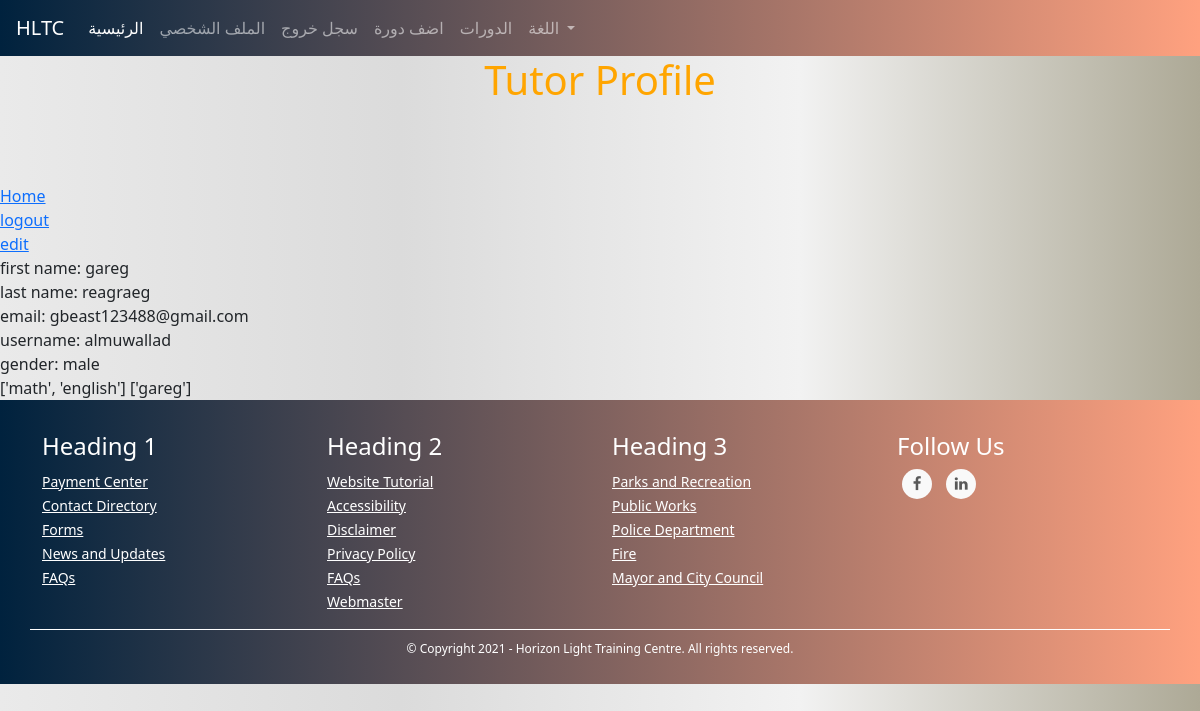
Screenshot of /tutors/profile (signed in) with the database file from the repository.
### TUTOR/models.py (models this page shows, shortened)
class UserModel(db.Model, UserMixin):
    id = db.Column(db.Integer, primary_key=True)
    first_name = db.Column(db.String(128), nullable=False)
    last_name = db.Column(db.String(128), nullable=False)
    username = db.Column(db.String(20), unique=True, nullable=False)
    email = db.Column(db.String(256), unique=True, nullable=False)
    password = db.Column(db.String(255), nullable=False)
    user_type = db.Column(db.String(30), nullable=False)
    _gender = db.Column(db.Boolean, nullable=False, default=True)
    email_confirmation_code = db.Column(db.String(5), nullable=True)
    is_confirmed = db.Column(db.Boolean, nullable=False, default=False)
    creation_date = db.Column(db.DateTime, nullable=False, default=datetime.utcnow)
    admin_data_model = db.relationship('AdminDataModel', backref='user', uselist=False)
    tutor_data_model = db.relationship('TutorDataModel', backref='user', uselist=False)
    student_data_model = db.relationship('StudentDataModel', backref='user', uselist=False)
    @property
    def gender(self):
        return "male" if self._gender else "female"

class TutorDataModel(db.Model):
    id = db.Column(db.Integer, primary_key=True)
    date_of_birth = db.Column(db.DateTime, nullable=False)
    nationality = db.Column(db.String(30), nullable=False)
    qualification = db.Column(db.String(35), nullable=False)
    major = db.Column(db.String(35), nullable=False)
    current_job = db.Column(db.String(50), nullable=False)
    _subjects = db.Column(db.String(), nullable=False) # [subject1, subject2, ...]
    years_of_experience = db.Column(db.Integer, nullable=False)
    _tools_used_for_online_tutoring = db.Column(db.String(), nullable=False) # [tool1, tool2, ...]
    is_accepted = db.Column(db.Boolean, nullable=False, default=False)
    courses = db.relationship('CourseModel', backref='tutor')
    user_id = db.Column(db.Integer, db.ForeignKey('user_model.id'))
    @property
    def subjects(self):
        return json.loads(self._subjects)
    @property
    def tools_used_for_online_tutoring(self):
        return json.loads(self._tools_used_for_online_tutoring)

### TUTOR/TUTORS/routes.py (the view)
@tutors_blueprint.route("/tutors/profile", methods=["GET", "POST"])
@login_required(["tutor"])
def profile():
    return render_template("tutors/tutor_profile.html")

### TUTOR/TUTORS/routes.py (called while the page is built)
@tutors_blueprint.context_processor
def utility_processor():
    return dict(get_language_text=LngObj.get_language_text, get_current_page_language_list=LngObj.get_current_page_language_list, languages=LANGUAGES, admin_types=ADMIN_TYPES, settings=SiteSettingsModel.instance())

### TUTOR/models.py (called while the page is built)
@login_manager.user_loader
def load_user(user_id):
    return UserModel.query.get(int(user_id))

    @property
    def allow_tutors_to_edit_courses(self):
        return self.settings["allow_tutors_to_edit_courses"]

    @property
    def settings(self):
        return json.loads(self._settings)

    @classmethod
    def instance(cls):
        return cls.query.get(1)

### TUTOR/utils/utils.py (called while the page is built)
def login_required(roles=[]):
	def wrapper(fn):
		@wraps(fn)
		def decorated_view(*args, **kwargs):
			if request.method in EXEMPT_METHODS:
				return fn(*args, **kwargs)
			elif current_app.login_manager._login_disabled:
				return fn(*args, **kwargs)
			elif not current_user.is_authenticated:
				return current_app.login_manager.unauthorized()
			role = current_user.user_type
			if ( (role not in roles) and (roles != []) ):
				return current_app.login_manager.unauthorized()
			return fn(*args, **kwargs)
		return decorated_view
	return wrapper

### TUTOR/templates/tutors/tutor_profile.html (shortened to what this page needs)
{% extends "template.html" %}
{% block content %}
    <center>
        <h1 style="color: orange;">Tutor Profile</h1>
    </center>
    <br><br><br>
    <a href="{{ url_for('main_blueprint.home') }}">Home</a>
    <br>
    <a href="{{ url_for('users_blueprint.logout') }}">logout</a>
    <br>
    <a href="{{ url_for('tutors_blueprint.edit_profile') }}">edit</a>
    <br>
    first name: {{ current_user.first_name }}
    <br>
    last name: {{ current_user.last_name }}
    <br>
    email: {{ current_user.email }}
    <br>
    username: {{ current_user.username }}
    <br>
    gender: {{ current_user.gender }}
    <br>
    {{ current_user.tutor_data_model.subjects }}
    {{ current_user.tutor_data_model.tools_used_for_online_tutoring }}
{% endblock %}

### TUTOR/static/css/global.css (style rules this page uses)
body { background: #ADA996; background: -webkit-linear-gradient(to right, #EAEAEA, #DBDBDB, #F2F2F2, #ADA996); background: linear-gradient(to right, #EAEAEA, #DBDBDB, #F2F2F2, #ADA996); }

### rows the page displays
UserModel: first_name "gareg", last_name "reagraeg", email "gbeast123488@gmail.com", username "almuwallad", gender "male"
TutorDataModel: tutor_data_model.subjects "['math', 'english']", tutor_data_model.tools_used_for_online_tutoring "['gareg']"
